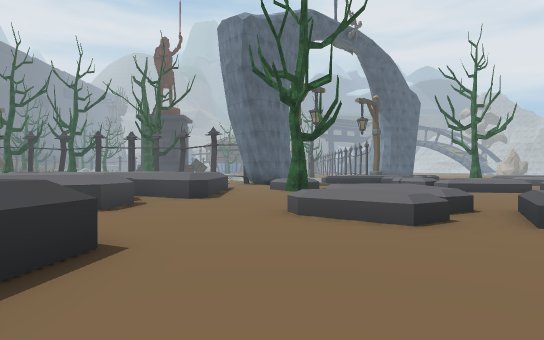
View 1 (above)

24 first-person views from a walk through a Unity game level. The camera is 1.3 m above the floor, looks level and sees 75° across. Doors are open. The floor is counted in squares, 2 m on a side. Each view is taken from the middle of a square. On the plan, view 1 faces up. The plan holds only what a view shows up to about 10 squares ahead; the rest is blank. The place goes on beyond the plan. The player is left out. Some surface patterns are stand-ins.

View 2
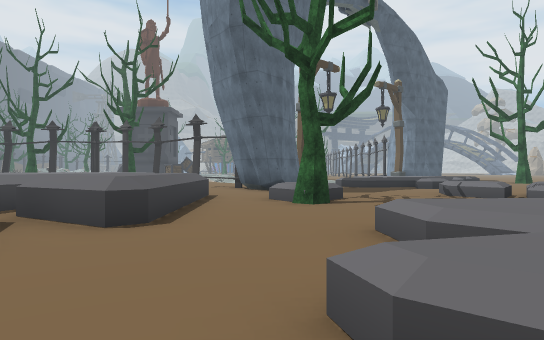

View 3
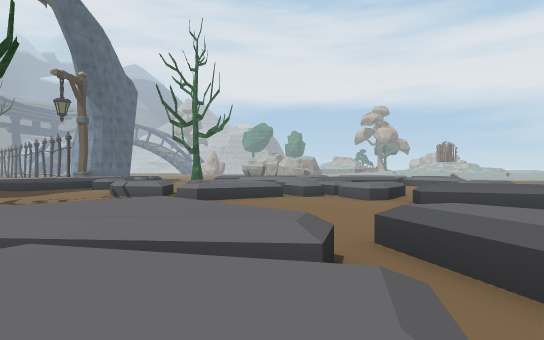

View 4
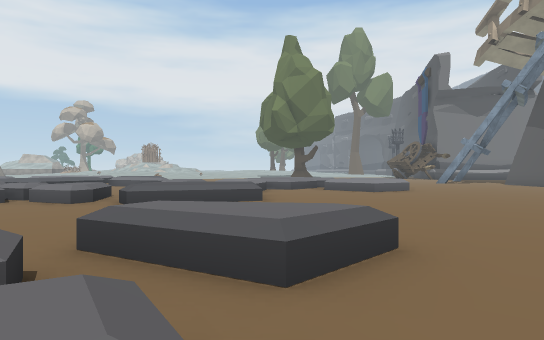

View 5
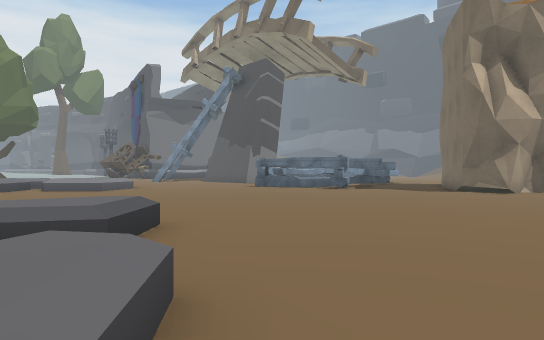

View 6
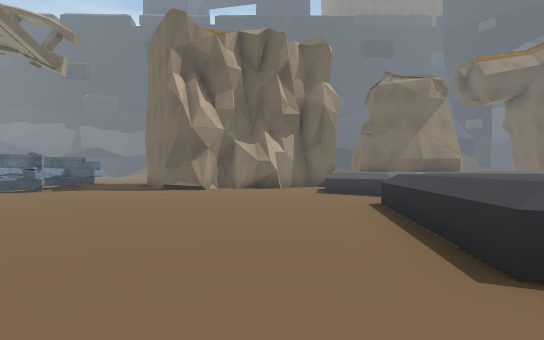

View 7
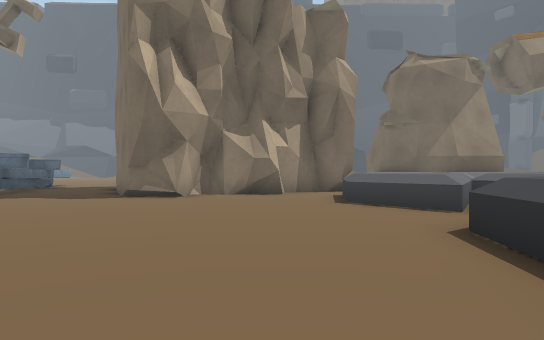

View 8
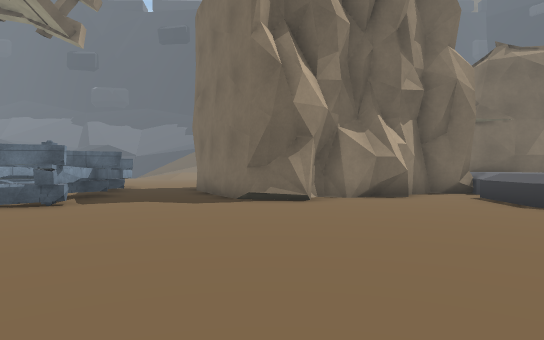

View 9
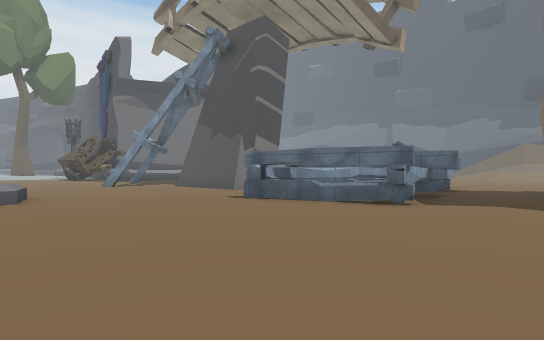

View 10
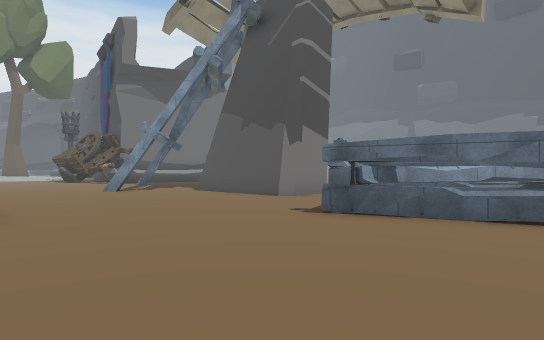

View 11
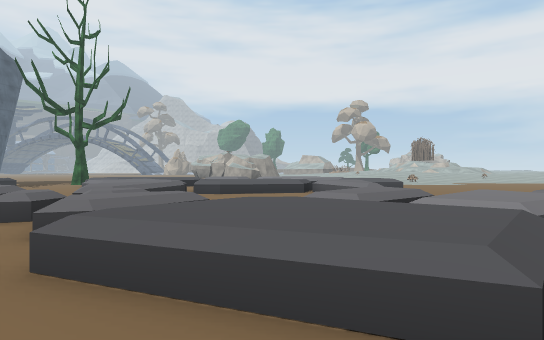

View 12
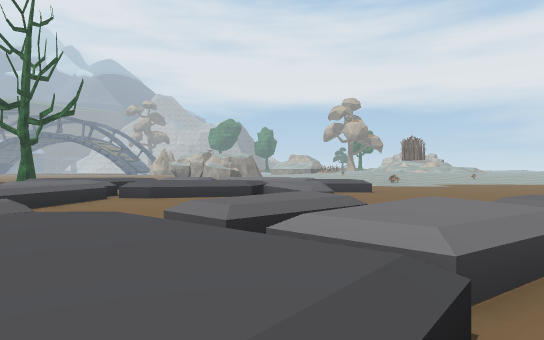

View 13
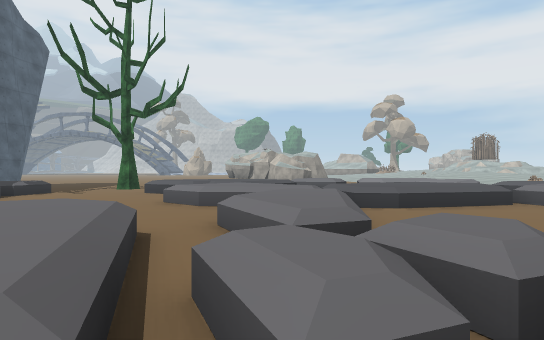

View 14
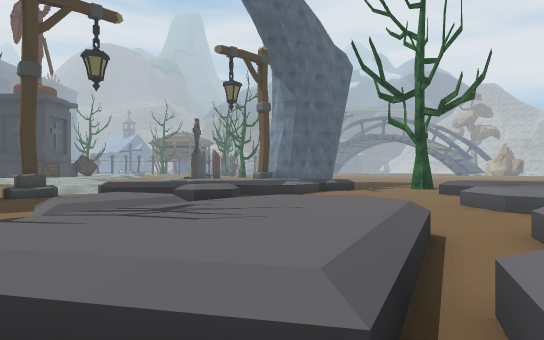

View 15
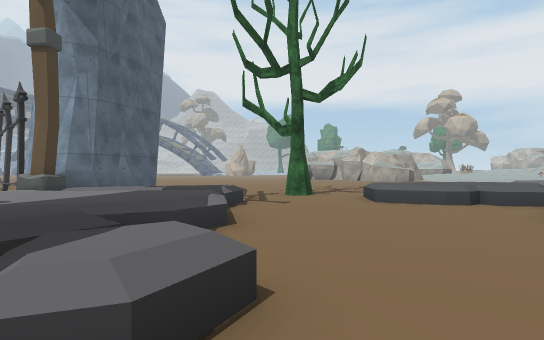

View 16
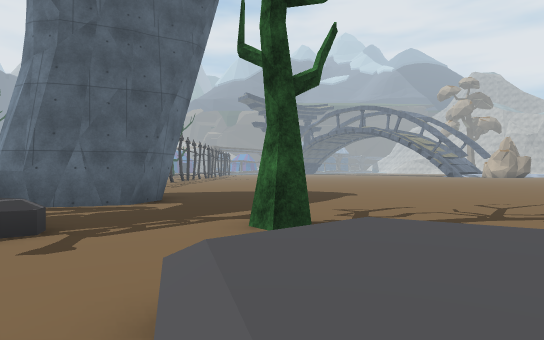

View 17
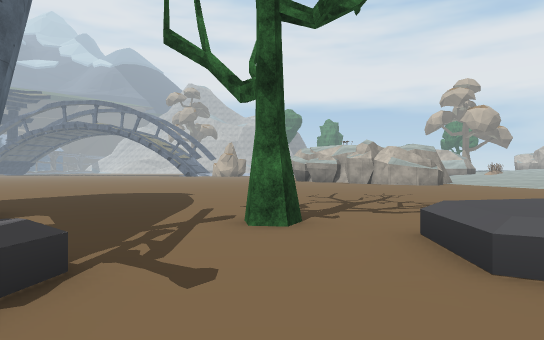

View 18
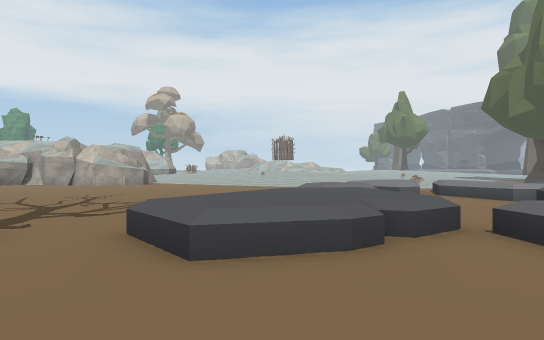

View 19
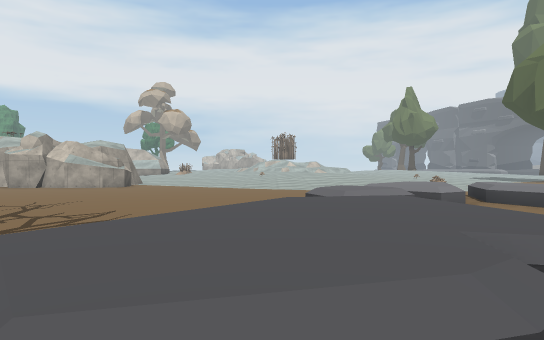

View 20
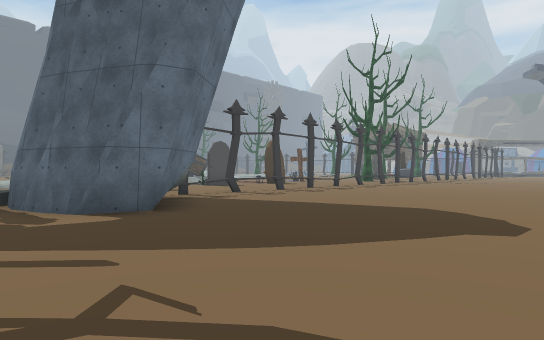

View 21
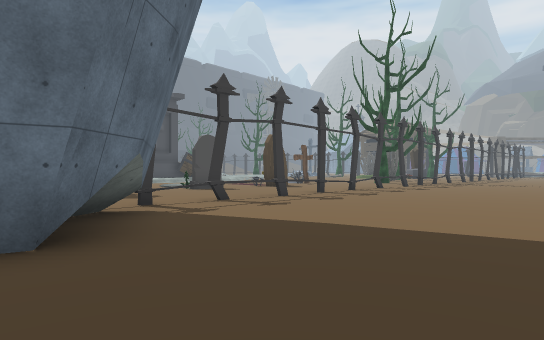

View 22
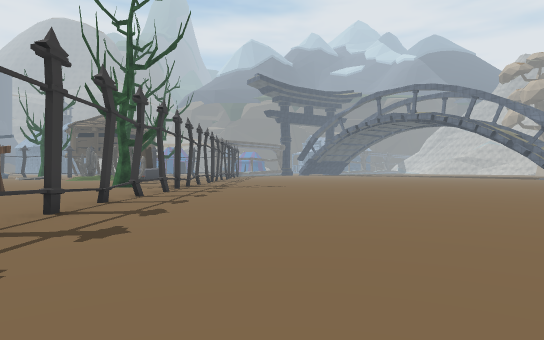

View 23
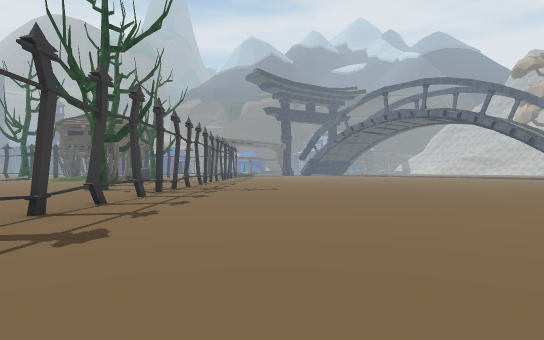

View 24
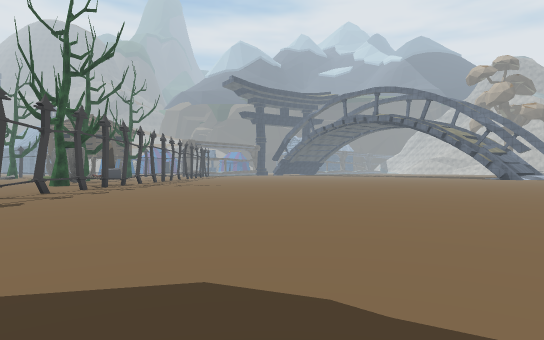

### Floor plan
Key: @ floor where view 1 was taken; # wall or solid block; x gap in a wall; . main floor; : floor 0.5 m higher than the main floor; + floor 0.75 m higher than the main floor; / step, stairs or slope; = window, fence, low wall or low ledge; ^ raised ledge; v drop or lower ground; T tree; H thing the floor can be seen under or through.
Columns run from 6 left of view 1 to 21 right of it. Each row starts with its distance up from view 1.
 39            ..x..........
 38           ...#..........
 37           ...#..........
 36           ...x.............
 35           ...=.............
 34            ..#............
 33            ..x...........
 32             .x...........
 31             .H..........
 30            ..H.........
 29           ...H.........
 28           ...=........
 27            ..#............
 26              ###..........
 25              ###............
 24              ###............
 23             =##.............
 22             .#..............
 21             /==/..T.........
 20             +/v=............
 19        // /+++=...=/.  .....
 18        #./+ =/..../++=   ...
 17        #./==#...../++/=/=...
 16         ...=.......=//./==
 15         .........++..../++/
 14      .. ...=.....=+.....///
 13   ^ ^.. ...====../=/+///+//
 12 ^^^ ^.==...//+/.+///++/==
 11   ^ ^..T.  ===///...=//./
 10  ^^^^....  ..==#/..../+/
  9   .^^...   ....=... .+/./
  8 ^^^^^../// ...=#/   =/....
  7    ^.../+/....:///==    ...
  6  ^^^...///.. .=+////    ...
  5   ^..../==+  ./==/+==
  4     ....//+  ../...
  3     ^.....=.  .....
  2     ^.............
  1    ^^.............
  0   ^^^.@.........../+
 -1  ^^^^...................
 -2    ^.....................
 -3    ......................
 -4   #^....................
 -5  ^^ ^........#=##......
 -6 ^^^^^........^.#......
 -7  ^  ^...##...^####.###
 -8   ^^..#####..##    #
 -9    ^###   ##..^
-10             ..^##

Where each view was taken, in squares from view 1:
view 1: 0 up, 0 right, facing up
view 2: 4 up, 0 right, facing up
view 3: 4 up, 1 right, facing up-right
view 4: 4 up, 1 right, facing right
view 5: 5 up, 0 right, facing down-right
view 6: 5 up, 0 right, facing down
view 7: 2 up, 0 right, facing down
view 8: 1 up, 3 right, facing down
view 9: 1 up, 4 right, facing down-right
view 10: 0 up, 7 right, facing down-right
view 11: 4 up, 7 right, facing up-right
view 12: 4 up, 9 right, facing up-right
view 13: 9 up, 7 right, facing up-right
view 14: 9 up, 7 right, facing up
view 15: 15 up, 5 right, facing up-right
view 16: 17 up, 12 right, facing up
view 17: 18 up, 9 right, facing up-right
view 18: 18 up, 9 right, facing right
view 19: 18 up, 11 right, facing right
view 20: 22 up, 15 right, facing up-left
view 21: 24 up, 13 right, facing up-left
view 22: 27 up, 10 right, facing up
view 23: 29 up, 10 right, facing up
view 24: 26 up, 13 right, facing up
